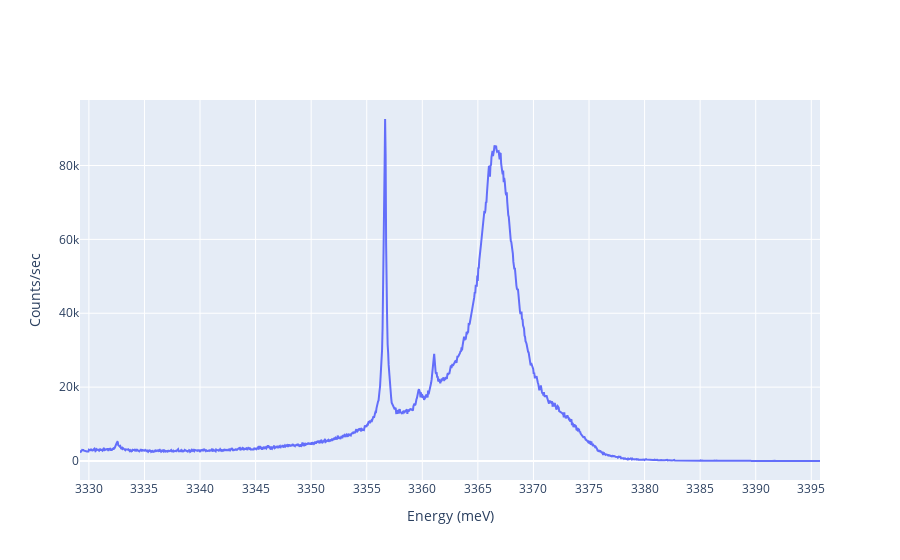

Notebook code cell kept with this figure:
### Code cell
# SAMPLE H1101b
import numpy as np
import matplotlib.pyplot as plt
import pandas as pd
import plotly.express as px
import plotly.graph_objects as go

FileNames = '2020062601 (4)'
fig = go.Figure()
Wavelength, Count = np.genfromtxt(FileNames, delimiter="\t", unpack = True, skip_header=4)
EnergyEV = [0]*len(data)
    
Wavelength = Wavelength*10**(-9)*1.000289
EnergyEV = Conversion/Wavelength*1000
    
# Add traces
fig.add_trace(go.Scatter(x=EnergyEV, y=Count,
                    mode='lines',
                    name='H1101b'))


fig['layout']['xaxis'].update(title='Energy (meV)', dtick=5, autorange=True)
fig['layout']['yaxis'].update(title='Counts/sec', autorange=True)
fig.show()

### Figure 1 — Plotly figure (JSON) as saved in the notebook; plotly's stock layout.template omitted (floating-point values rounded to 4 significant figures; data arrays with more than 128 entries replaced by an {"elided": "..."} marker saying what was removed)
{"data": [{"mode": "lines", "name": "H1101b", "type": "scatter", "x": {"elided": "1461 float values"}, "y": {"elided": "1461 int values"}}], "layout": {"xaxis": {"autorange": true, "dtick": 5, "title": {"text": "Energy (meV)"}}, "yaxis": {"autorange": true, "title": {"text": "Counts/sec"}}}}
